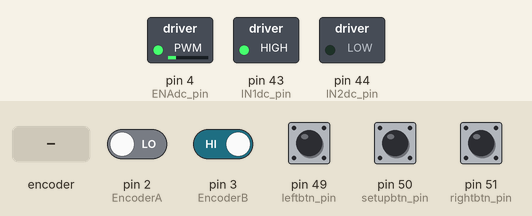
Recording of a sketch running on a simulated Arduino Mega 2560, built with avr-gcc and run on an emulated ATmega2560. Shown: switched loads named in the sketch (green lamp = pin HIGH). The test bench sets the inputs (shaded band); at power-on: pin 3 (EncoderB), pin 49 (leftbtn_pin), pin 50 (setupbtn_pin), pin 51 (rightbtn_pin) HIGH, pin 2 (EncoderA) LOW. EEPROM starts erased.

Above: at 5.0 s.
5.1 s: rotary encoder on pin 2 (EncoderA) / pin 3 (EncoderB) turned 3 steps (first pin leading)
At 6.4 s:
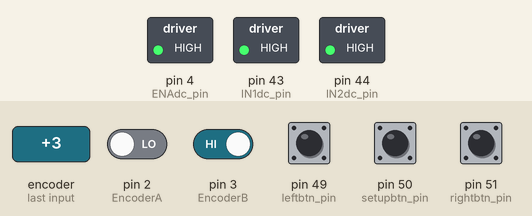
7.2 s: pin 50 (setupbtn_pin) pulled LOW for 3.2 s
At 8.6 s:
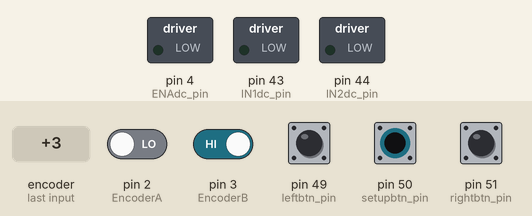
11.9 s: pin 51 (rightbtn_pin) pulled LOW for 0.15 s
At 11.97 s:
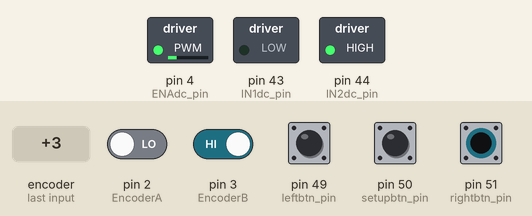
13.5 s: pin 51 (rightbtn_pin) pulled LOW for 3.2 s
At 17.4 s:
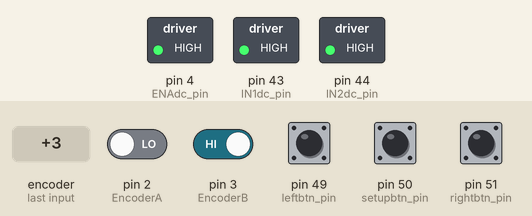
18.2 s: pin 49 (leftbtn_pin) pulled LOW for 3.2 s
At 18.5 s:
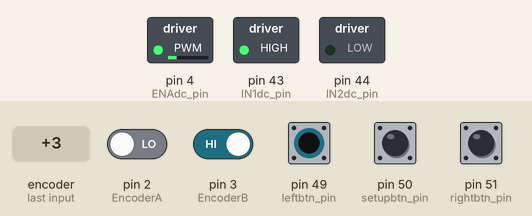
Timing chart, 0 to 22.9 s (numbered marks = the images above; inputs shaded):
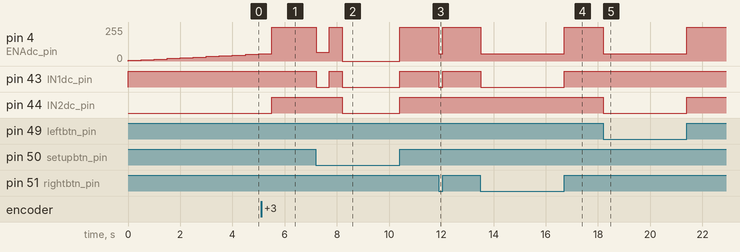

Measured:
- after the input at 5.1 s, pin 44 (IN2dc_pin): LOW → HIGH after 0.40 s
- after the input at 7.2 s, pin 4 (ENAdc_pin): 255/255 → 65/255 at once, → 255/255 0.50 s later, → 0/255 0.50 s later, → 255/255 2.2 s later; pin 43 (IN1dc_pin): HIGH → LOW at once, → HIGH 0.50 s later, → LOW 0.50 s later, → HIGH 2.2 s later; pin 44 (IN2dc_pin): HIGH → LOW after 1.0 s, → HIGH 2.2 s later
- after the input at 11.9 s, pin 4 (ENAdc_pin): 255/255 → 55/255 at once, → 255/255 0.15 s later; pin 43 (IN1dc_pin): HIGH → LOW at once, → HIGH 0.15 s later
- after the input at 13.5 s, pin 4 (ENAdc_pin): 255/255 → 55/255 at once, → 255/255 3.2 s later; pin 43 (IN1dc_pin): HIGH → LOW at once, → HIGH 3.2 s later
- after the input at 18.2 s, pin 4 (ENAdc_pin): 255/255 → 55/255 at once, → 255/255 3.2 s later; pin 44 (IN2dc_pin): HIGH → LOW at once, → HIGH 3.2 s later

The sketch:

Smart_Shutter.ino
```cpp
/*
 * To configure Smart Shutter firmware
 * procceed to "Settings.h" file.
 * Compile this firmware for "Arduino Nano"
 * hardware with "ATMega 328P" chip and upload via USB.
 */
```

Main.h
```cpp
#include <EEPROM.h>
#include <Arduino.h>

#ifdef useServo
#include <Servo.h>
Servo servo;
#endif

void Move(int Mode);
#ifdef useDC
void EncoderUpdate();
//void Correct();
void SpeedCalculator();
void ServoEmulator();
#endif

#ifdef Three-Pos
long startpoint;
#endif
long endpoint;
long midpoint;

#ifdef useDC
 unsigned long last;
// double minspeed;
 long lastpos;
 double curspeedvalue;
 double curspeed;
 short startpower;
// double speedgain;
 short Direction;
 //short minspeedValue;
 const float degreespertick=360/PPR;
 volatile double curpoint = 0;
 const short ticktolerance = tolerance / degreespertick;
  short stage;
    bool Attach;
        double targetpoint;
        unsigned long waitStart;
      //  double wantedpoint;
      //  double distance;
#endif

#ifdef useServo
double curpoint;
const float degreespernumber = ServoRange/180;
#endif
```

Settings.h
```cpp
//======================================================
//Choose your device type
//======================================================
//#define useServo //Uncomment this if you use Servo motor
#define useDC //Uncomment this if you use DC motor
#define Three-Pos //Uncomment this if you want to use 3 shutter positions (default: 2)

#ifdef useDC
#define ENAdc_pin 4 //DC motor driver power control (must be PWM-capable)
#define IN1dc_pin 43 //DC motor driver direction forward mode pin
#define IN2dc_pin 44 //DC motor driver direction backward mode pin
#define EncoderA 2 //DC motor encoder pin A (Must be Interrupt-capable)
#define InterruptNumber 0 //Interrupt number of EncoderA pin
#define EncoderB 3 //DC motor encoder pin B
#endif
#ifdef useServo
#define servo_pin 7  //Servo motor signal pin number (must be PWM-capable)
#endif
#define rightbtn_pin 51 //Right-arrow button pin (uses builtin PULLUP). Connect your button to GND
#define leftbtn_pin 49 //Left-arrow button pin (uses builtin PULLUP). Connect your button to GND
#define setupbtn_pin 50 //Setup button pin (uses builtin PULLUP). Connect your button to GND

#ifdef useServo
#define ServoRange 225 //Type here your servo rotational range (degrees)
#endif
#ifdef useDC
#define PPR 748.44 //Type here your DC motor PPR (Encoder Pulse Per Rotation)
#endif


//======================================================
//Adjust some kinematic settings
//======================================================
#ifdef useServo
const int maxusedspeed = 180; //Max speed that is used while rotating (deg/sec)
const int acceleration = 35; //Acceleration that is used while accelerating and decelerating while rotating (deg/sec^2)
#endif
const short tolerance = 1; //Maximum motor deviation (degrees)

//======================================================
//Debug mode
//======================================================
//#define Debug //Uncomment this if you want your device to send its rotation speed and position to UART
```

Source omitted: Main.cpp (22078 bytes)
